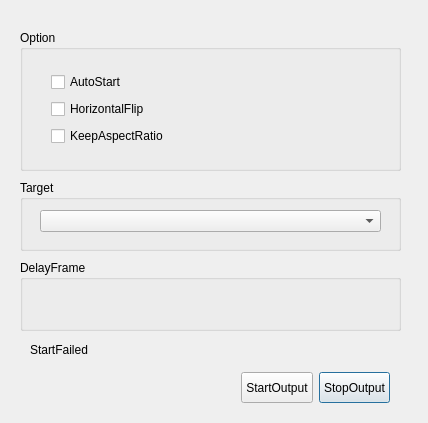
<?xml version="1.0" encoding="UTF-8"?>
<ui version="4.0">
 <class>VirtualProperties</class>
 <widget class="QDialog" name="VirtualProperties">
  <property name="geometry">
   <rect>
    <x>0</x>
    <y>0</y>
    <width>428</width>
    <height>423</height>
   </rect>
  </property>
  <property name="windowTitle">
   <string>UVCcamera2cam</string>
  </property>
  <widget class="QGroupBox" name="groupBox_delay">
   <property name="geometry">
    <rect>
     <x>20</x>
     <y>260</y>
     <width>381</width>
     <height>71</height>
    </rect>
   </property>
   <property name="title">
    <string>DelayFrame</string>
   </property>
   <widget class="QWidget" name="layoutWidget">
    <property name="geometry">
     <rect>
      <x>20</x>
      <y>30</y>
      <width>341</width>
      <height>22</height>
     </rect>
    </property>
    <layout class="QHBoxLayout" name="horizontalLayout">
     <item>
      <widget class="QSlider" name="horizontalSlider">
       <property name="minimum">
        <number>0</number>
       </property>
       <property name="maximum">
        <number>30</number>
       </property>
       <property name="value">
        <number>3</number>
       </property>
       <property name="orientation">
        <enum>Qt::Horizontal</enum>
       </property>
      </widget>
     </item>
     <item>
      <widget class="QSpinBox" name="spinBox">
       <property name="minimum">
        <number>0</number>
       </property>
       <property name="maximum">
        <number>30</number>
       </property>
       <property name="value">
        <number>3</number>
       </property>
      </widget>
     </item>
    </layout>
   </widget>
  </widget>
  <widget class="QGroupBox" name="groupBox_option">
   <property name="geometry">
    <rect>
     <x>20</x>
     <y>30</y>
     <width>381</width>
     <height>141</height>
    </rect>
   </property>
   <property name="title">
    <string>Option</string>
   </property>
   <widget class="QWidget" name="layoutWidget">
    <property name="geometry">
     <rect>
      <x>20</x>
      <y>30</y>
      <width>341</width>
      <height>101</height>
     </rect>
    </property>
    <layout class="QVBoxLayout" name="verticalLayout">
     <item>
      <widget class="QCheckBox" name="checkBox_auto">
       <property name="text">
        <string>AutoStart</string>
       </property>
      </widget>
     </item>
     <item>
      <widget class="QCheckBox" name="checkBox_horiflip">
       <property name="text">
        <string>HorizontalFlip</string>
       </property>
      </widget>
     </item>
     <item>
      <widget class="QCheckBox" name="checkBox_keepratio">
       <property name="text">
        <string>KeepAspectRatio</string>
       </property>
      </widget>
     </item>
    </layout>
   </widget>
  </widget>
  <widget class="QGroupBox" name="groupBox_target">
   <property name="geometry">
    <rect>
     <x>20</x>
     <y>180</y>
     <width>381</width>
     <height>71</height>
    </rect>
   </property>
   <property name="title">
    <string>Target</string>
   </property>
   <widget class="QComboBox" name="comboBox_target">
    <property name="geometry">
     <rect>
      <x>20</x>
      <y>30</y>
      <width>341</width>
      <height>22</height>
     </rect>
    </property>
    <property name="sizePolicy">
     <sizepolicy hsizetype="Minimum" vsizetype="Minimum">
      <horstretch>0</horstretch>
      <verstretch>0</verstretch>
     </sizepolicy>
    </property>
    <property name="sizeAdjustPolicy">
     <enum>QComboBox::AdjustToMinimumContentsLength</enum>
    </property>
   </widget>
  </widget>
  <widget class="QLabel" name="label">
   <property name="geometry">
    <rect>
     <x>30</x>
     <y>340</y>
     <width>371</width>
     <height>20</height>
    </rect>
   </property>
   <property name="text">
    <string>StartFailed</string>
   </property>
  </widget>
  <widget class="QWidget" name="">
   <property name="geometry">
    <rect>
     <x>230</x>
     <y>372</y>
     <width>171</width>
     <height>31</height>
    </rect>
   </property>
   <layout class="QHBoxLayout" name="horizontalLayout_2" stretch="0,0">
    <property name="sizeConstraint">
     <enum>QLayout::SetDefaultConstraint</enum>
    </property>
    <property name="topMargin">
     <number>0</number>
    </property>
    <property name="bottomMargin">
     <number>0</number>
    </property>
    <item>
     <widget class="QPushButton" name="pushButtonStart">
      <property name="sizePolicy">
       <sizepolicy hsizetype="Minimum" vsizetype="Minimum">
        <horstretch>0</horstretch>
        <verstretch>0</verstretch>
       </sizepolicy>
      </property>
      <property name="text">
       <string>StartOutput</string>
      </property>
      <property name="default">
       <bool>true</bool>
      </property>
      <property name="flat">
       <bool>false</bool>
      </property>
     </widget>
    </item>
    <item>
     <widget class="QPushButton" name="pushButtonStop">
      <property name="sizePolicy">
       <sizepolicy hsizetype="Minimum" vsizetype="Minimum">
        <horstretch>0</horstretch>
        <verstretch>0</verstretch>
       </sizepolicy>
      </property>
      <property name="text">
       <string>StopOutput</string>
      </property>
      <property name="iconSize">
       <size>
        <width>16</width>
        <height>16</height>
       </size>
      </property>
      <property name="autoDefault">
       <bool>true</bool>
      </property>
      <property name="default">
       <bool>true</bool>
      </property>
      <property name="flat">
       <bool>false</bool>
      </property>
     </widget>
    </item>
   </layout>
  </widget>
 </widget>
 <layoutdefault spacing="6" margin="11"/>
 <resources/>
 <connections/>
</ui>
